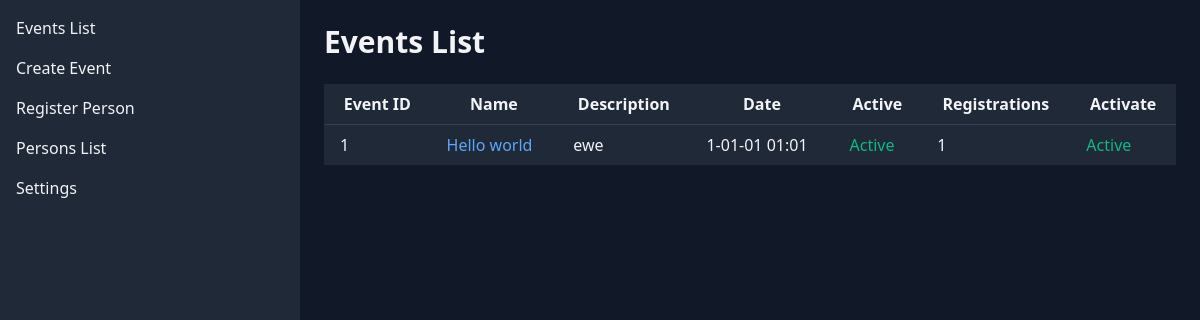
Page /events_list on the committed database.
### app.py (models this page shows, shortened)
class BaseModel(Model):
    class Meta:
        database = sqlite_db

class Event(BaseModel):
    id = AutoField()
    name = CharField()
    descr = TextField()
    date = DateTimeField()
    active = IntegerField(default=0)  # 1 for active, 0 for inactive

### app.py (the view)
@app.route('/events_list')
def events_list():
    events = (
        Event
        .select(Event, fn.COUNT(PersonEvent.person).alias('registration_count'))
        .join(PersonEvent, JOIN.LEFT_OUTER, on=(Event.id == PersonEvent.event))
        .group_by(Event)
        .order_by(Event.id, Event.date.desc())
    )
    return render_template('events_list.html', events=events)

### templates/events_list.html (shortened to what this page needs)
{% extends "base.html" %}
{% block content %}
<h1 class="text-3xl font-bold mb-6">Events List</h1>
<table class="min-w-full bg-gray-800 text-gray-100">
    <thead>
        <tr>
            <th class="px-4 py-2 border-b border-gray-700">Event ID</th>
            <th class="px-4 py-2 border-b border-gray-700">Name</th>
            <th class="px-4 py-2 border-b border-gray-700">Description</th>
            <th class="px-4 py-2 border-b border-gray-700">Date</th>
            <th class="px-4 py-2 border-b border-gray-700">Active</th>
            <th class="px-4 py-2 border-b border-gray-700">Registrations</th>
            <th class="px-4 py-2 border-b border-gray-700">Activate</th>
        </tr>
    </thead>
    <tbody>
        {% for event in events %}
            <tr>
                <td class="border-t border-gray-700 px-4 py-2">{{ event.id }}</td>
                <td class="border-t border-gray-700 px-4 py-2">
                    <a href="{{ url_for('event_detail', event_id=event.id) }}" class="text-blue-400 hover:text-blue-600">
                        {{ event.name }}
                    </a>
                </td>
                <td class="border-t border-gray-700 px-4 py-2">{{ event.descr }}</td>
                <td class="border-t border-gray-700 px-4 py-2">{{ event.date.strftime('%Y-%m-%d %H:%M') }}</td>
                <td class="border-t border-gray-700 px-4 py-2">
                    {% if event.active %}
                        <span class="text-green-500">Active</span>
                    {% else %}
                        <span class="text-gray-400">Inactive</span>
                    {% endif %}
                </td>
                <td class="border-t border-gray-700 px-4 py-2">{{ event.registration_count }}</td>
                <td class="border-t border-gray-700 px-4 py-2">
                    {% if not event.active %}
                        <a href="{{ url_for('activate_event', event_id=event.id) }}" class="text-blue-400 hover:text-blue-600">
                            Activate
                        </a>
                    {% else %}
                        <span class="text-green-500">Active</span>
                    {% endif %}
                </td>
            </tr>
        {% endfor %}
    </tbody>
</table>
{% endblock %}

### rows in the picture
Event: id "1", name "Hello world", descr "ewe", date "1-01-01 01:01", active "Active", registration_count "1"
